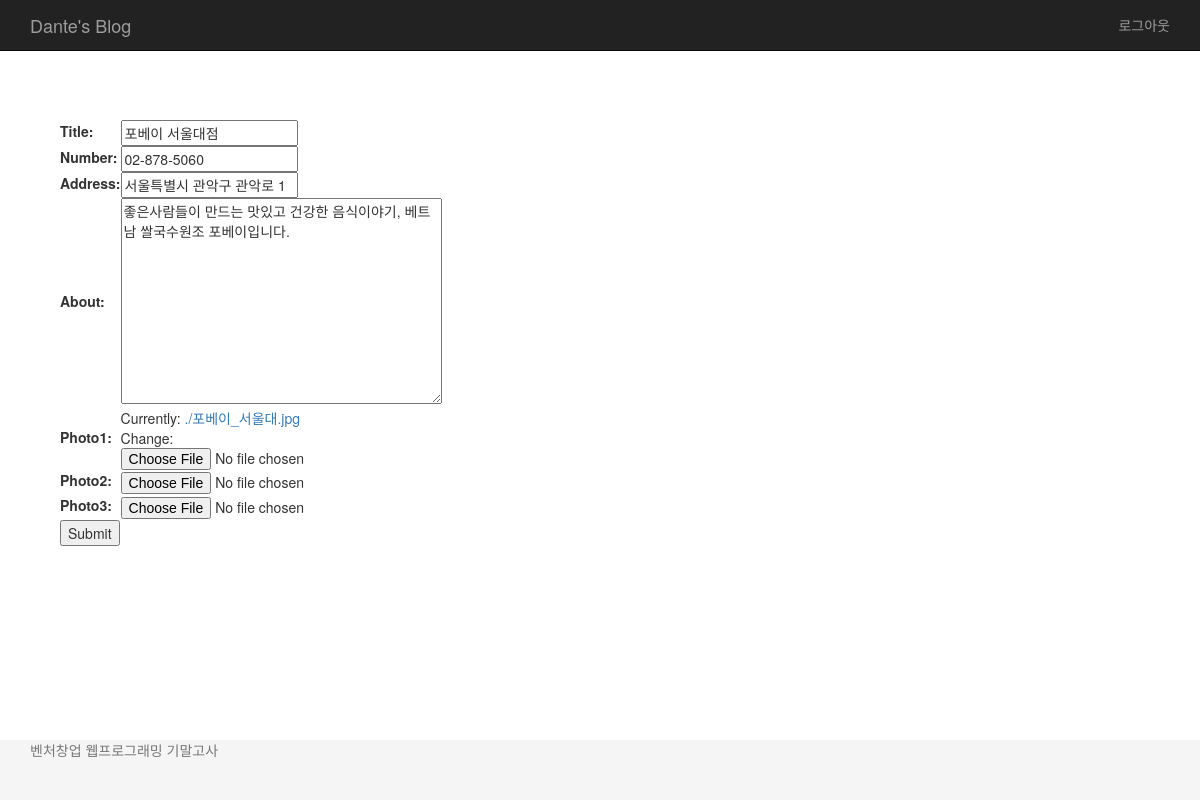
/blog/shop/1/edit/ (signed in), run on the app's committed database.
### blog/models.py (models this page shows, shortened)
class Shop(models.Model):
    category = models.ForeignKey(Category)
    title = models.CharField(max_length=100)
    number = models.CharField(max_length=20)
    address = models.CharField(max_length=100)
    about = models.TextField()
    photo1 = models.ImageField()
    photo2 = models.ImageField(blank=True)
    photo3 = models.ImageField(blank=True)
    created_at = models.DateTimeField(auto_now_add=True)
    updated_at = models.DateTimeField(auto_now=True)

### blog/views.py (the view)
# urls.py: url(r'^shop/(?P<pk>\d+)/edit/$', 'blog.views.shop_edit', name='shop_edit'),
@login_required
def shop_edit(request, pk):
    shop = get_object_or_404(Shop, pk=pk)
    if request.method =="POST":
        form = ShopForm(request.POST, request.FILES, instance=shop)
        if form.is_valid():
            shop = form.save(commit=False)
            return redirect(shop)
    else:
        form = ShopForm(instance=shop)
    return render(request, 'blog/shop_form.html', {
        'form': form,
        })

### blog/forms.py
class ShopForm(forms.ModelForm):
    class Meta:
        model = Shop
        fields = ['title', 'number', 'address', 'about', 'photo1', 'photo2', 'photo3']

### blog/templates/blog/shop_form.html (shortened to what this page needs)
{% extends 'blog/base.html' %}
{% block content %}
<form action="" method="post" enctype="multipart/form-data" style="margin: 5% 5%;width: 50%">
    <table>
        {{form.as_table}}
    </table>
    <input type="submit" />
</form>
{% endblock %}

### blog/templates/blog/base.html (style rules this page uses)
body { padding-top: 60px; }
html { position: relative; min-height: 100%; }
body { margin-bottom: 60px; }

### data on the page
Shop: title "포베이 서울대점", number "02-878-5060", address "서울특별시 관악구 관악로 1", about "좋은사람들이 만드는 맛있고 건강한 음식이야기, 베트남 쌀국수원조 포베이입니다."
